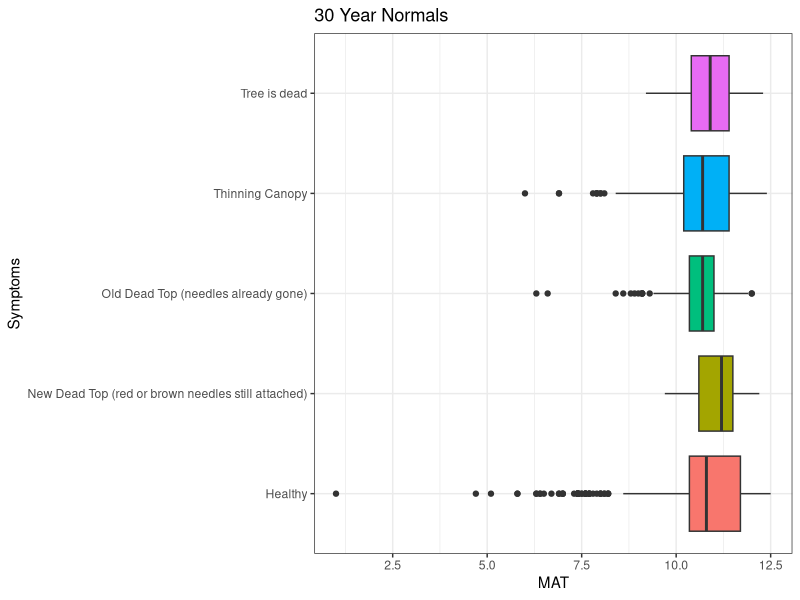
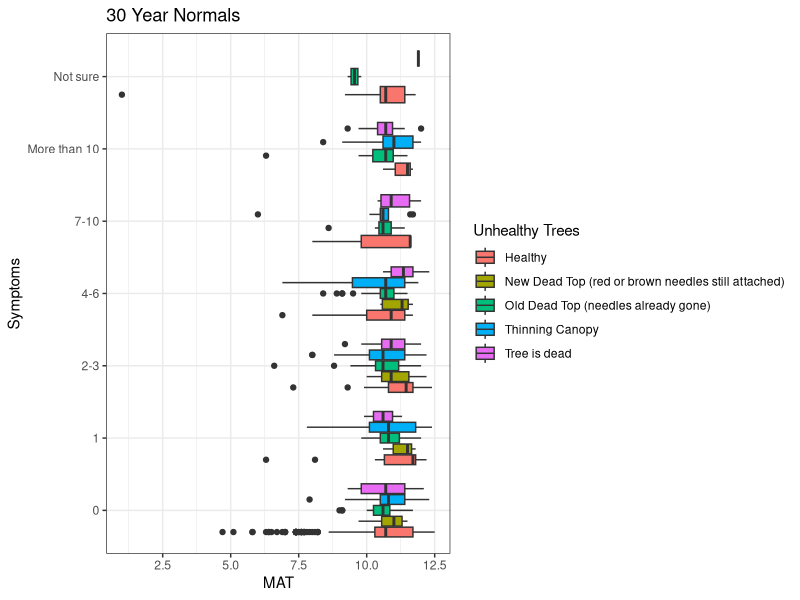
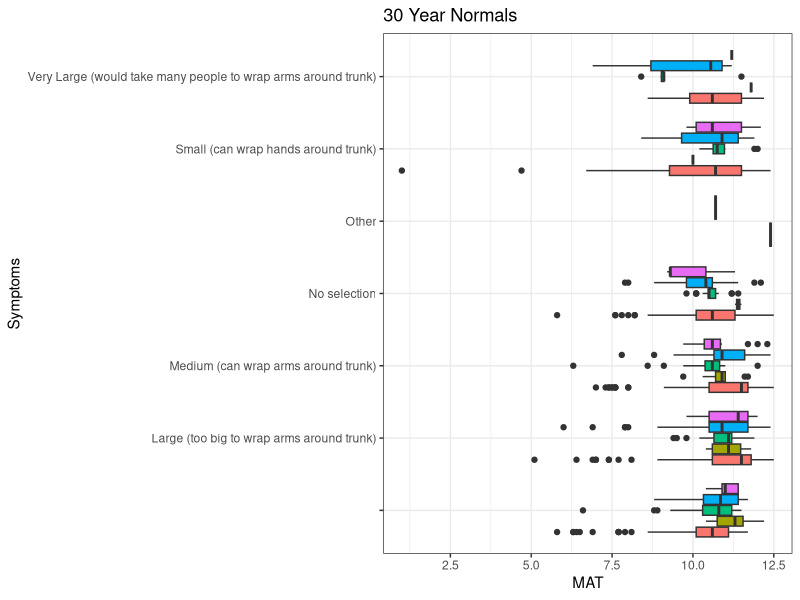
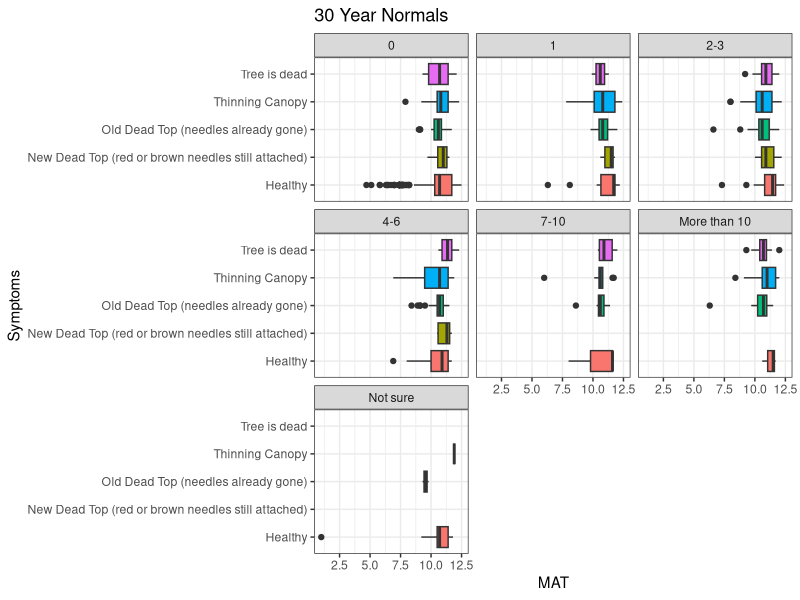
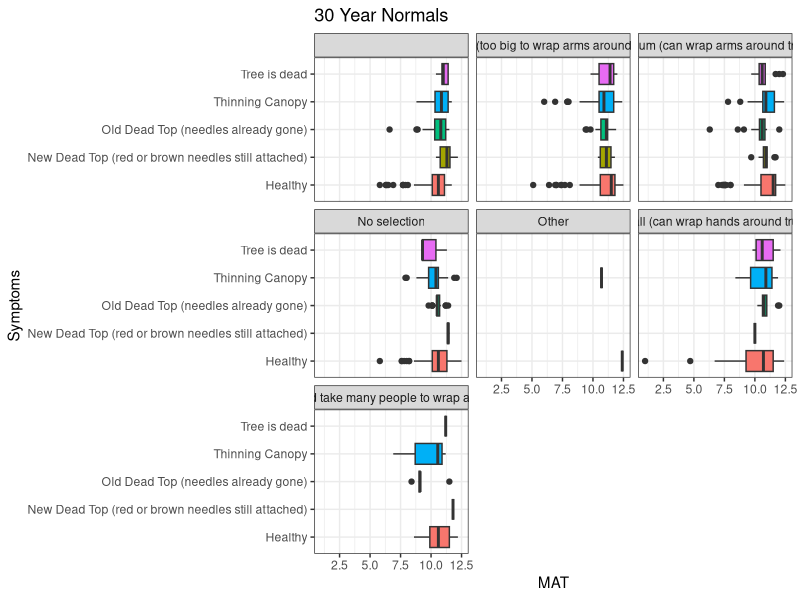
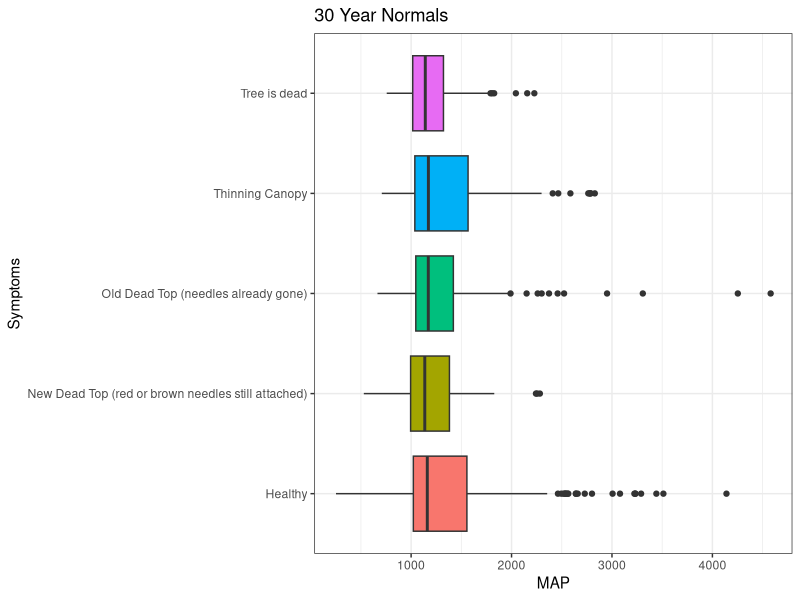
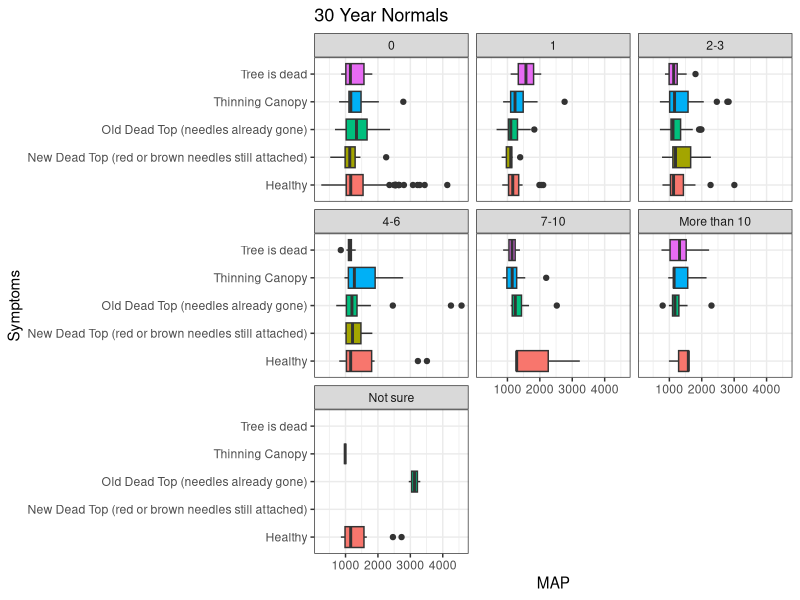
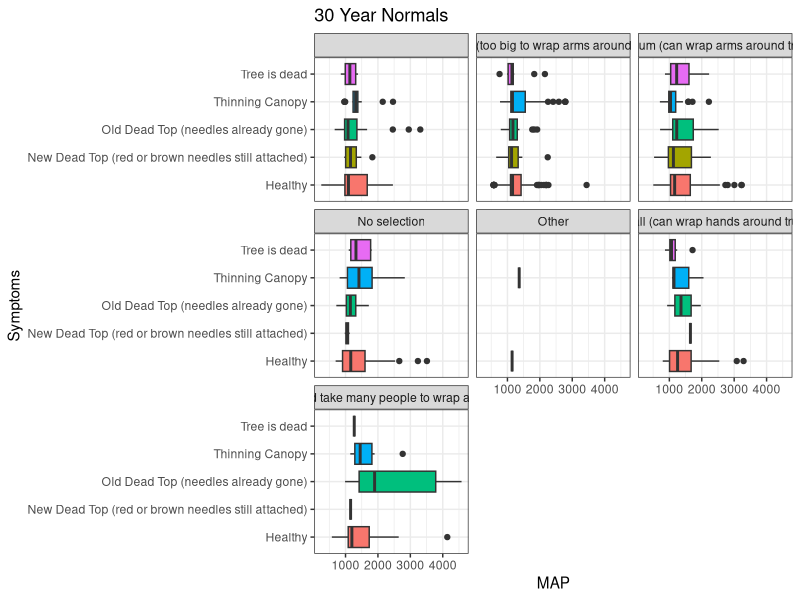

Reproduce these figures in R, in order.
## ---- chunk 1
knitr::opts_chunk$set(echo = FALSE)
## ---- chunk 2
#install.packages("tidyverse")
library(tidyverse)
## ---- chunk 3
data <- read.csv("./data/observations-9.19.21.csv")
## ---- chunk 4
gps <- data[c(1,22,23)]
gps <- rename(gps,lat = latitude) %>% `colnames<-`(c("ID2","lat","long")) %>% mutate(el = ".")
write.csv(gps,file="./data/gps.csv")
## ---- chunk 5
normals <- read.csv("./data/gps_Normal_1991_2020MSY.csv")
normals <- rename(normals, id = ID2)
## ---- chunk 6
combined <- left_join(data,normals,by="id")  %>% filter(MAP >0,na.rm=TRUE)
## ---- chunk 7
combined$field.tree.canopy.symptoms[combined$field.tree.canopy.symptoms=="Multiple Symptoms"] <-"Multiple Symptoms (please list in Notes)"
combined$field.tree.canopy.symptoms[combined$field.tree.canopy.symptoms=="multiple symptoms"] <-"Multiple Symptoms (please list in Notes)"
combined$field.tree.canopy.symptoms[combined$field.tree.canopy.symptoms=="thinning foliage"] <-"Thinning Canopy"
combined$field.tree.canopy.symptoms[combined$field.tree.canopy.symptoms=="healthy"] <-"Healthy"
combined$field.tree.canopy.symptoms[combined$field.tree.canopy.symptoms=="dead top"] <-"Old Dead Top (needles already gone)"
combined <- combined %>% droplevels()
combined$field.tree.canopy.symptoms <- as.factor(combined$field.tree.canopy.symptoms)
levels(combined$field.tree.canopy.symptoms)
## ---- chunk 8
combined$field.number.of.additional.unhealthy.trees..of.same.species..in.area..within.sight.[combined$field.number.of.additional.unhealthy.trees..of.same.species..in.area..within.sight.=="4"] <- "4-6"
combined$field.number.of.additional.unhealthy.trees..of.same.species..in.area..within.sight.[combined$field.number.of.additional.unhealthy.trees..of.same.species..in.area..within.sight.=="5"] <- "4-6"
combined$field.number.of.additional.unhealthy.trees..of.same.species..in.area..within.sight.[combined$field.number.of.additional.unhealthy.trees..of.same.species..in.area..within.sight.=="2"] <- "2-3"
combined <- combined %>% droplevels()
combined$field.number.of.additional.unhealthy.trees..of.same.species..in.area..within.sight. <- as.factor(combined$field.number.of.additional.unhealthy.trees..of.same.species..in.area..within.sight.)
levels(combined$field.number.of.additional.unhealthy.trees..of.same.species..in.area..within.sight.)
## ---- chunk 9
combined$field.optional...tree.size[combined$field.optional...tree.size == "Large"] <- "Large (too big to wrap arms around trunk)"
combined$field.optional...tree.size[combined$field.optional...tree.size == "Medium"] <- "Medium (can wrap arms around trunk)"
combined$field.optional...tree.size[combined$field.optional...tree.size == "Small"] <- "Small (can wrap hands around trunk)"
combined$field.optional...tree.size[combined$field.optional...tree.size == "Very Large"] <- "Very Large (would take many people to wrap arms around trunk)"
combined <- combined %>% droplevels()
combined$field.optional...tree.size <- as.factor(combined$field.optional...tree.size)
levels(combined$field.optional...tree.size)
## ---- chunk 10
filtered.symptoms <- combined  %>% filter(field.tree.canopy.symptoms=="Healthy"|field.tree.canopy.symptoms=="Thinning Canopy"|field.tree.canopy.symptoms=="New Dead Top (red or brown needles still attached)"|field.tree.canopy.symptoms=="Old Dead Top (needles already gone)"|field.tree.canopy.symptoms=="Tree is dead") %>% droplevels()
levels(filtered.symptoms$field.tree.canopy.symptoms)
## ---- chunk 11
ggplot(filtered.symptoms,aes(field.tree.canopy.symptoms,MAT,fill=field.tree.canopy.symptoms))+geom_boxplot(show.legend=FALSE)+coord_flip()+theme_bw() +labs(title="30 Year Normals",x="Symptoms")
## ---- chunk 12
ggplot(filtered.symptoms,aes(field.number.of.additional.unhealthy.trees..of.same.species..in.area..within.sight.,MAT,fill=field.tree.canopy.symptoms))+geom_boxplot()+coord_flip()+theme_bw() +labs(fill="Unhealthy Trees")+labs(title="30 Year Normals",x="Symptoms")
## ---- chunk 13
ggplot(filtered.symptoms,aes(field.optional...tree.size,MAT,fill=field.tree.canopy.symptoms))+geom_boxplot(show.legend=FALSE)+coord_flip()+theme_bw() +labs(fill="Unhealthy Trees")+labs(title="30 Year Normals",x="Symptoms")
## ---- chunk 14
ggplot(filtered.symptoms,aes(field.tree.canopy.symptoms,MAT,fill=field.tree.canopy.symptoms))+geom_boxplot(show.legend=FALSE)+coord_flip()+facet_wrap(~field.number.of.additional.unhealthy.trees..of.same.species..in.area..within.sight.)+theme_bw() +labs(title="30 Year Normals",x="Symptoms")
## ---- chunk 15
ggplot(filtered.symptoms,aes(field.tree.canopy.symptoms,MAT,fill=field.tree.canopy.symptoms))+geom_boxplot(show.legend=FALSE)+coord_flip()+theme_bw() +facet_wrap(~field.optional...tree.size) +labs(title="30 Year Normals",x="Symptoms")
## ---- chunk 16
ggplot(filtered.symptoms,aes(field.tree.canopy.symptoms,MAP,fill=field.tree.canopy.symptoms))+geom_boxplot(show.legend=FALSE)+coord_flip()+theme_bw() +labs(title="30 Year Normals",x="Symptoms")
## ---- chunk 17
ggplot(filtered.symptoms,aes(field.tree.canopy.symptoms,MAP,fill=field.tree.canopy.symptoms))+geom_boxplot(show.legend=FALSE)+coord_flip()+facet_wrap(~field.number.of.additional.unhealthy.trees..of.same.species..in.area..within.sight.)+theme_bw() +labs(title="30 Year Normals",x="Symptoms")
## ---- chunk 18
ggplot(filtered.symptoms,aes(field.tree.canopy.symptoms,MAP,fill=field.tree.canopy.symptoms))+geom_boxplot(show.legend=FALSE)+coord_flip()+theme_bw() +facet_wrap(~field.optional...tree.size) +labs(title="30 Year Normals",x="Symptoms")
## ---- chunk 19
ggplot(filtered.symptoms,aes(field.tree.canopy.symptoms,AHM,fill=field.tree.canopy.symptoms))+geom_boxplot(show.legend=FALSE)+coord_flip()+theme_bw() +labs(title="30 Year Normals",x="Symptoms")
## ---- chunk 20
ggplot(filtered.symptoms,aes(field.tree.canopy.symptoms,AHM,fill=field.tree.canopy.symptoms))+geom_boxplot(show.legend=FALSE)+coord_flip()+facet_wrap(~field.number.of.additional.unhealthy.trees..of.same.species..in.area..within.sight.)+theme_bw() +labs(title="30 Year Normals",x="Symptoms")
## ---- chunk 21
ggplot(filtered.symptoms,aes(field.tree.canopy.symptoms,AHM,fill=field.tree.canopy.symptoms))+geom_boxplot(show.legend=FALSE)+coord_flip()+theme_bw() +facet_wrap(~field.optional...tree.size) +labs(title="30 Year Normals",x="Symptoms")
## ---- chunk 22
ggplot(filtered.symptoms,aes(field.tree.canopy.symptoms,SHM,fill=field.tree.canopy.symptoms))+geom_boxplot(show.legend=FALSE)+coord_flip()+theme_bw() +labs(title="30 Year Normals",x="Symptoms")
## ---- chunk 23
filtered.symptoms.shm <- filtered.symptoms %>% filter(SHM<200) %>% droplevels()
## ---- chunk 24
ggplot(filtered.symptoms.shm,aes(field.tree.canopy.symptoms,SHM,fill=field.tree.canopy.symptoms))+geom_boxplot(show.legend=FALSE)+coord_flip()+theme_bw() +labs(title="30 Year Normals",x="Symptoms", y="Summer Heat-Moisture Index")
## ---- chunk 25
ggplot(filtered.symptoms,aes(field.tree.canopy.symptoms,SHM,fill=field.tree.canopy.symptoms))+geom_boxplot(show.legend=FALSE)+coord_flip()+facet_wrap(~field.number.of.additional.unhealthy.trees..of.same.species..in.area..within.sight.)+theme_bw() +labs(title="30 Year Normals",x="Symptoms")
## ---- chunk 26
ggplot(filtered.symptoms,aes(field.tree.canopy.symptoms,SHM,fill=field.tree.canopy.symptoms))+geom_boxplot(show.legend=FALSE)+coord_flip()+theme_bw() +facet_wrap(~field.optional...tree.size) +labs(title="30 Year Normals",x="Symptoms")
## ---- chunk 27
ggplot(filtered.symptoms,aes(field.tree.canopy.symptoms,MSP,fill=field.tree.canopy.symptoms))+geom_boxplot(show.legend=FALSE)+coord_flip()+theme_bw() +labs(title="30 Year Normals",x="Symptoms")
## ---- chunk 28
ggplot(filtered.symptoms.shm,aes(field.tree.canopy.symptoms,MSP,fill=field.tree.canopy.symptoms))+geom_boxplot(show.legend=FALSE)+coord_flip()+theme_bw() +labs(title="30 Year Normals",x="Symptoms", y="Summer Heat-Moisture Index")
## ---- chunk 29
ggplot(filtered.symptoms,aes(field.tree.canopy.symptoms,CMD,fill=field.tree.canopy.symptoms))+geom_boxplot(show.legend=FALSE)+coord_flip()+theme_bw() +labs(title="30 Year Normals",x="Symptoms")
## ---- chunk 30
ggplot(filtered.symptoms.shm,aes(field.tree.canopy.symptoms,CMD,fill=field.tree.canopy.symptoms))+geom_boxplot(show.legend=FALSE)+coord_flip()+theme_bw() +labs(title="30 Year Normals",x="Symptoms", y="Summer Heat-Moisture Index")
## ---- chunk 31
ggplot(filtered.symptoms,aes(field.tree.canopy.symptoms,Eref,fill=field.tree.canopy.symptoms))+geom_boxplot(show.legend=FALSE)+coord_flip()+theme_bw() +labs(title="30 Year Normals",x="Symptoms")
## ---- chunk 32
ggplot(filtered.symptoms.shm,aes(field.tree.canopy.symptoms,Eref,fill=field.tree.canopy.symptoms))+geom_boxplot(show.legend=FALSE)+coord_flip()+theme_bw() +labs(title="30 Year Normals",x="Symptoms", y="Summer Heat-Moisture Index")
## ---- chunk 33
lastdecade <- read.csv("./data/gps_Decade_2011_2020MSY.csv")
lastdecade <- rename(lastdecade, id = ID2)
## ---- chunk 34
combined <- left_join(data,lastdecade,by="id")  %>% filter(MAP >0,na.rm=TRUE)
## ---- chunk 35
combined$field.tree.canopy.symptoms[combined$field.tree.canopy.symptoms=="Multiple Symptoms"] <-"Multiple Symptoms (please list in Notes)"
combined$field.tree.canopy.symptoms[combined$field.tree.canopy.symptoms=="multiple symptoms"] <-"Multiple Symptoms (please list in Notes)"
combined$field.tree.canopy.symptoms[combined$field.tree.canopy.symptoms=="thinning foliage"] <-"Thinning Canopy"
combined$field.tree.canopy.symptoms[combined$field.tree.canopy.symptoms=="healthy"] <-"Healthy"
combined$field.tree.canopy.symptoms[combined$field.tree.canopy.symptoms=="dead top"] <-"Old Dead Top (needles already gone)"
combined <- combined %>% droplevels()
combined$field.tree.canopy.symptoms <- as.factor(combined$field.tree.canopy.symptoms)
levels(combined$field.tree.canopy.symptoms)
## ---- chunk 36
combined$field.number.of.additional.unhealthy.trees..of.same.species..in.area..within.sight.[combined$field.number.of.additional.unhealthy.trees..of.same.species..in.area..within.sight.=="4"] <- "4-6"
combined$field.number.of.additional.unhealthy.trees..of.same.species..in.area..within.sight.[combined$field.number.of.additional.unhealthy.trees..of.same.species..in.area..within.sight.=="5"] <- "4-6"
combined$field.number.of.additional.unhealthy.trees..of.same.species..in.area..within.sight.[combined$field.number.of.additional.unhealthy.trees..of.same.species..in.area..within.sight.=="2"] <- "2-3"
combined <- combined %>% droplevels()
combined$field.number.of.additional.unhealthy.trees..of.same.species..in.area..within.sight. <- as.factor(combined$field.number.of.additional.unhealthy.trees..of.same.species..in.area..within.sight.)
levels(combined$field.number.of.additional.unhealthy.trees..of.same.species..in.area..within.sight.)
## ---- chunk 37
combined$field.optional...tree.size[combined$field.optional...tree.size == "Large"] <- "Large (too big to wrap arms around trunk)"
combined$field.optional...tree.size[combined$field.optional...tree.size == "Medium"] <- "Medium (can wrap arms around trunk)"
combined$field.optional...tree.size[combined$field.optional...tree.size == "Small"] <- "Small (can wrap hands around trunk)"
combined$field.optional...tree.size[combined$field.optional...tree.size == "Very Large"] <- "Very Large (would take many people to wrap arms around trunk)"
combined <- combined %>% droplevels()
combined$field.optional...tree.size <- as.factor(combined$field.optional...tree.size)
levels(combined$field.optional...tree.size)
## ---- chunk 38
filtered.symptoms <- combined  %>% filter(field.tree.canopy.symptoms=="Healthy"|field.tree.canopy.symptoms=="Thinning Canopy"|field.tree.canopy.symptoms=="New Dead Top (red or brown needles still attached)"|field.tree.canopy.symptoms=="Old Dead Top (needles already gone)"|field.tree.canopy.symptoms=="Tree is dead") %>% droplevels()
levels(filtered.symptoms$field.tree.canopy.symptoms)
## ---- chunk 39
ggplot(filtered.symptoms,aes(field.tree.canopy.symptoms,MAT,fill=field.tree.canopy.symptoms))+geom_boxplot(show.legend=FALSE)+coord_flip()+theme_bw() +labs(title="Decade 2011-2020",x="Symptoms")
## ---- chunk 40
ggplot(filtered.symptoms,aes(field.number.of.additional.unhealthy.trees..of.same.species..in.area..within.sight.,MAT,fill=field.tree.canopy.symptoms))+geom_boxplot()+coord_flip()+theme_bw() +labs(fill="Unhealthy Trees")+labs(title="Decade 2011-2020",x="Symptoms")
## ---- chunk 41
ggplot(filtered.symptoms,aes(field.optional...tree.size,MAT,fill=field.tree.canopy.symptoms))+geom_boxplot(show.legend=FALSE)+coord_flip()+theme_bw() +labs(fill="Unhealthy Trees")+labs(title="Decade 2011-2020",x="Symptoms")
## ---- chunk 42
ggplot(filtered.symptoms,aes(field.tree.canopy.symptoms,MAT,fill=field.tree.canopy.symptoms))+geom_boxplot(show.legend=FALSE)+coord_flip()+facet_wrap(~field.number.of.additional.unhealthy.trees..of.same.species..in.area..within.sight.)+theme_bw() +labs(title="Decade 2011-2020",x="Symptoms")
## ---- chunk 43
ggplot(filtered.symptoms,aes(field.tree.canopy.symptoms,MAT,fill=field.tree.canopy.symptoms))+geom_boxplot(show.legend=FALSE)+coord_flip()+theme_bw() +facet_wrap(~field.optional...tree.size) +labs(title="Decade 2011-2020",x="Symptoms")
## ---- chunk 44
ggplot(filtered.symptoms,aes(field.tree.canopy.symptoms,MAP,fill=field.tree.canopy.symptoms))+geom_boxplot(show.legend=FALSE)+coord_flip()+theme_bw() +labs(title="Decade 2011-2020",x="Symptoms")
## ---- chunk 45
ggplot(filtered.symptoms,aes(field.tree.canopy.symptoms,AHM,fill=field.tree.canopy.symptoms))+geom_boxplot(show.legend=FALSE)+coord_flip()+theme_bw() +labs(title="Decade 2011-2020",x="Symptoms")
## ---- chunk 46
ggplot(filtered.symptoms,aes(field.tree.canopy.symptoms,SHM,fill=field.tree.canopy.symptoms))+geom_boxplot(show.legend=FALSE)+coord_flip()+theme_bw() +labs(title="Decade 2011-2020",x="Symptoms")
## ---- chunk 47
filtered.symptoms.shm <- filtered.symptoms %>% filter(SHM<200) %>% droplevels()
## ---- chunk 48
ggplot(filtered.symptoms.shm,aes(field.tree.canopy.symptoms,SHM,fill=field.tree.canopy.symptoms))+geom_boxplot(show.legend=FALSE)+coord_flip()+theme_bw() +labs(title="Decade 2011-2020",x="Symptoms", y="Summer Heat-Moisture Index")
## ---- chunk 49
ggplot(filtered.symptoms,aes(field.tree.canopy.symptoms,MSP,fill=field.tree.canopy.symptoms))+geom_boxplot(show.legend=FALSE)+coord_flip()+theme_bw() +labs(title="Decade 2011-2020",x="Symptoms")
## ---- chunk 50
ggplot(filtered.symptoms.shm,aes(field.tree.canopy.symptoms,MSP,fill=field.tree.canopy.symptoms))+geom_boxplot(show.legend=FALSE)+coord_flip()+theme_bw() +labs(title="Decade 2011-2020",x="Symptoms", y="Summer Heat-Moisture Index")
## ---- chunk 51
ggplot(filtered.symptoms,aes(field.tree.canopy.symptoms,CMD,fill=field.tree.canopy.symptoms))+geom_boxplot(show.legend=FALSE)+coord_flip()+theme_bw() +labs(title="Decade 2011-2020",x="Symptoms")
## ---- chunk 52
ggplot(filtered.symptoms.shm,aes(field.tree.canopy.symptoms,CMD,fill=field.tree.canopy.symptoms))+geom_boxplot(show.legend=FALSE)+coord_flip()+theme_bw() +labs(title="Decade 2011-2020",x="Symptoms", y="Summer Heat-Moisture Index")
## ---- chunk 53
ggplot(filtered.symptoms,aes(field.tree.canopy.symptoms,Eref,fill=field.tree.canopy.symptoms))+geom_boxplot(show.legend=FALSE)+coord_flip()+theme_bw() +labs(title="Decade 2011-2020",x="Symptoms")
## ---- chunk 54
ggplot(filtered.symptoms.shm,aes(field.tree.canopy.symptoms,Eref,fill=field.tree.canopy.symptoms))+geom_boxplot(show.legend=FALSE)+coord_flip()+theme_bw() +labs(title="Decade 2011-2020",x="Symptoms", y="Summer Heat-Moisture Index")
## ---- chunk 55
largesevere <- filtered.symptoms %>% filter(field.optional...tree.size=="Large (too big to wrap arms around trunk)" & field.number.of.additional.unhealthy.trees..of.same.species..in.area..within.sight.=="More than 10" | field.number.of.additional.unhealthy.trees..of.same.species..in.area..within.sight.=="7-10") %>% droplevels()
## ---- chunk 56
ggplot(largesevere,aes(field.tree.canopy.symptoms,MSP,fill=field.tree.canopy.symptoms))+geom_boxplot(show.legend=FALSE)+coord_flip()+theme_bw() +labs(title="Decade 2011-2020",x="Symptoms")
## ---- chunk 57
ggplot(largesevere,aes(field.tree.canopy.symptoms,CMD,fill=field.tree.canopy.symptoms))+geom_boxplot(show.legend=FALSE)+coord_flip()+theme_bw() +labs(title="Decade 2011-2020",x="Symptoms")
## ---- chunk 58
topo <- read.csv("./data/gps plus DEM and TOPO data.csv")
topo <- rename(topo, id = ID2)
## ---- chunk 59
combined2 <- left_join(combined,topo,by="id")
## ---- chunk 60
combined2$field.tree.canopy.symptoms[combined2$field.tree.canopy.symptoms=="Multiple Symptoms"] <-"Multiple Symptoms (please list in Notes)"
combined2$field.tree.canopy.symptoms[combined2$field.tree.canopy.symptoms=="multiple symptoms"] <-"Multiple Symptoms (please list in Notes)"
combined2$field.tree.canopy.symptoms[combined2$field.tree.canopy.symptoms=="thinning foliage"] <-"Thinning Canopy"
combined2$field.tree.canopy.symptoms[combined2$field.tree.canopy.symptoms=="healthy"] <-"Healthy"
combined2$field.tree.canopy.symptoms[combined2$field.tree.canopy.symptoms=="dead top"] <-"Old Dead Top (needles already gone)"
combined2 <- combined2 %>% droplevels()
combined2$field.tree.canopy.symptoms <- as.factor(combined2$field.tree.canopy.symptoms)
levels(combined2$field.tree.canopy.symptoms)
## ---- chunk 61
combined2$field.number.of.additional.unhealthy.trees..of.same.species..in.area..within.sight.[combined2$field.number.of.additional.unhealthy.trees..of.same.species..in.area..within.sight.=="4"] <- "4-6"
combined2$field.number.of.additional.unhealthy.trees..of.same.species..in.area..within.sight.[combined2$field.number.of.additional.unhealthy.trees..of.same.species..in.area..within.sight.=="5"] <- "4-6"
combined2$field.number.of.additional.unhealthy.trees..of.same.species..in.area..within.sight.[combined2$field.number.of.additional.unhealthy.trees..of.same.species..in.area..within.sight.=="2"] <- "2-3"
combined2 <- combined2 %>% droplevels()
combined2$field.number.of.additional.unhealthy.trees..of.same.species..in.area..within.sight. <- as.factor(combined2$field.number.of.additional.unhealthy.trees..of.same.species..in.area..within.sight.)
levels(combined2$field.number.of.additional.unhealthy.trees..of.same.species..in.area..within.sight.)
## ---- chunk 62
combined2$field.optional...tree.size[combined2$field.optional...tree.size == "Large"] <- "Large (too big to wrap arms around trunk)"
combined2$field.optional...tree.size[combined2$field.optional...tree.size == "Medium"] <- "Medium (can wrap arms around trunk)"
combined2$field.optional...tree.size[combined2$field.optional...tree.size == "Small"] <- "Small (can wrap hands around trunk)"
combined2$field.optional...tree.size[combined2$field.optional...tree.size == "Very Large"] <- "Very Large (would take many people to wrap arms around trunk)"
combined2 <- combined2 %>% droplevels()
combined2$field.optional...tree.size <- as.factor(combined2$field.optional...tree.size)
levels(combined2$field.optional...tree.size)
## ---- chunk 63
filtered.symptoms <- combined2  %>% filter(field.tree.canopy.symptoms=="Healthy"|field.tree.canopy.symptoms=="Thinning Canopy"|field.tree.canopy.symptoms=="New Dead Top (red or brown needles still attached)"|field.tree.canopy.symptoms=="Old Dead Top (needles already gone)"|field.tree.canopy.symptoms=="Tree is dead") %>% droplevels()
levels(filtered.symptoms$field.tree.canopy.symptoms)
## ---- chunk 64
names(combined)
ggplot(filtered.symptoms,aes(field.tree.canopy.symptoms,Aspect,fill=field.tree.canopy.symptoms))+geom_boxplot(show.legend=FALSE)+coord_flip()+theme_bw() +labs(title="Aspect (degrees)",x="Symptoms")
## ---- chunk 65
ggplot(filtered.symptoms,aes(field.tree.canopy.symptoms,Slope,fill=field.tree.canopy.symptoms))+geom_boxplot(show.legend=FALSE)+coord_flip()+theme_bw() +labs(title="Slope (degrees)",x="Symptoms")
## ---- chunk 66
ggplot(filtered.symptoms,aes(field.tree.canopy.symptoms,PNWSRTMDEM,fill=field.tree.canopy.symptoms))+geom_boxplot(show.legend=FALSE)+coord_flip()+theme_bw() +labs(title="Elevation (meters)",x="Symptoms")
## ---- chunk 67
ggplot(filtered.symptoms,aes(Slope,CMD,color=field.tree.canopy.symptoms))+geom_point()
## ---- chunk 68
ggplot(filtered.symptoms,aes(Slope,CMD,color=field.tree.canopy.symptoms))+geom_smooth()
## ---- chunk 69
ggplot(filtered.symptoms,aes(Slope,CMD,color=field.tree.canopy.symptoms))+geom_smooth()+facet_wrap(~field.tree.canopy.symptoms)
## ---- chunk 70
names(topo)
ggplot(filtered.symptoms,aes(PNWSRTMDEM,CMD,color=field.tree.canopy.symptoms))+geom_smooth()
## ---- chunk 71

level_key <- c("Healthy" = "Healthy", "Thinning Canopy" = "Unhealthy", "New Dead Top (red or brown needles still attached)" = "Unhealthy", "Old Dead Top (needles already gone)" = "Unhealthy", "Tree is dead" = "Unhealthy")

binary <- filtered.symptoms
binary$field.tree.canopy.symptoms <- recode_factor(binary$field.tree.canopy.symptoms, !!!level_key)
levels(binary$field.tree.canopy.symptoms)
## ---- chunk 72
ggplot(binary,aes(PNWSRTMDEM,CMD,color=field.tree.canopy.symptoms))+geom_smooth()
## ---- chunk 73
ggplot(binary,aes(field.tree.canopy.symptoms,Slope,fill=field.tree.canopy.symptoms))+geom_boxplot(show.legend=FALSE)+coord_flip()+theme_bw() +labs(title="Slope (degrees)",x="Symptoms")
## ---- chunk 74
ggplot(binary,aes(field.tree.canopy.symptoms,MAT,fill=field.tree.canopy.symptoms))+geom_boxplot(show.legend=FALSE)+coord_flip()+theme_bw() +labs(title="Decade 2011-2020",x="Symptoms")
## ---- chunk 75
ggplot(binary,aes(field.number.of.additional.unhealthy.trees..of.same.species..in.area..within.sight.,MAT,fill=field.tree.canopy.symptoms))+geom_boxplot()+coord_flip()+theme_bw() +labs(fill="Unhealthy Trees")+labs(title="Decade 2011-2020",x="Symptoms")
## ---- chunk 76
ggplot(binary,aes(field.optional...tree.size,MAT,fill=field.tree.canopy.symptoms))+geom_boxplot(show.legend=FALSE)+coord_flip()+theme_bw() +labs(fill="Unhealthy Trees")+labs(title="Decade 2011-2020",x="Symptoms")
## ---- chunk 77
ggplot(binary,aes(field.tree.canopy.symptoms,MAT,fill=field.tree.canopy.symptoms))+geom_boxplot(show.legend=FALSE)+coord_flip()+facet_wrap(~field.number.of.additional.unhealthy.trees..of.same.species..in.area..within.sight.)+theme_bw() +labs(title="Decade 2011-2020",x="Symptoms")
## ---- chunk 78
ggplot(binary,aes(field.tree.canopy.symptoms,MAT,fill=field.tree.canopy.symptoms))+geom_boxplot(show.legend=FALSE)+coord_flip()+theme_bw() +facet_wrap(~field.optional...tree.size) +labs(title="Decade 2011-2020",x="Symptoms")
## ---- chunk 79
ggplot(binary,aes(field.tree.canopy.symptoms,MAP,fill=field.tree.canopy.symptoms))+geom_boxplot(show.legend=FALSE)+coord_flip()+theme_bw() +labs(title="Decade 2011-2020",x="Symptoms")
## ---- chunk 80
ggplot(binary,aes(field.tree.canopy.symptoms,AHM,fill=field.tree.canopy.symptoms))+geom_boxplot(show.legend=FALSE)+coord_flip()+theme_bw() +labs(title="Decade 2011-2020",x="Symptoms")
## ---- chunk 81
ggplot(binary,aes(field.tree.canopy.symptoms,SHM,fill=field.tree.canopy.symptoms))+geom_boxplot(show.legend=FALSE)+coord_flip()+theme_bw() +labs(title="Decade 2011-2020",x="Symptoms")
## ---- chunk 82
binary.shm <- binary %>% filter(SHM<200) %>% droplevels()
## ---- chunk 83
ggplot(binary.shm,aes(field.tree.canopy.symptoms,SHM,fill=field.tree.canopy.symptoms))+geom_boxplot(show.legend=FALSE)+coord_flip()+theme_bw() +labs(title="Decade 2011-2020",x="Symptoms")
## ---- chunk 84
ggplot(binary,aes(field.tree.canopy.symptoms,MSP,fill=field.tree.canopy.symptoms))+geom_boxplot(show.legend=FALSE)+coord_flip()+theme_bw() +labs(title="Decade 2011-2020",x="Symptoms")
## ---- chunk 85
ggplot(binary.shm,aes(field.tree.canopy.symptoms,MSP,fill=field.tree.canopy.symptoms))+geom_boxplot(show.legend=FALSE)+coord_flip()+theme_bw() +labs(title="Decade 2011-2020",x="Symptoms")
## ---- chunk 86
ggplot(binary,aes(field.tree.canopy.symptoms,CMD,fill=field.tree.canopy.symptoms))+geom_boxplot(show.legend=FALSE)+coord_flip()+theme_bw() +labs(title="Decade 2011-2020",x="Symptoms")
## ---- chunk 87
ggplot(binary.shm,aes(field.tree.canopy.symptoms,CMD,fill=field.tree.canopy.symptoms))+geom_boxplot(show.legend=FALSE)+coord_flip()+theme_bw() +labs(title="Decade 2011-2020",x="Symptoms")
## ---- chunk 88
ggplot(binary,aes(field.tree.canopy.symptoms,Eref,fill=field.tree.canopy.symptoms))+geom_boxplot(show.legend=FALSE)+coord_flip()+theme_bw() +labs(title="Decade 2011-2020",x="Symptoms")
## ---- chunk 89
ggplot(binary.shm,aes(field.tree.canopy.symptoms,Eref,fill=field.tree.canopy.symptoms))+geom_boxplot(show.legend=FALSE)+coord_flip()+theme_bw() +labs(title="Decade 2011-2020",x="Symptoms")
## ---- chunk 90
largesevere <- binary %>% filter(field.optional...tree.size=="Large (too big to wrap arms around trunk)" & field.number.of.additional.unhealthy.trees..of.same.species..in.area..within.sight.=="More than 10" | field.number.of.additional.unhealthy.trees..of.same.species..in.area..within.sight.=="7-10") %>% droplevels()
## ---- chunk 91
ggplot(largesevere,aes(field.tree.canopy.symptoms,MSP,fill=field.tree.canopy.symptoms))+geom_boxplot(show.legend=FALSE)+coord_flip()+theme_bw() +labs(title="Decade 2011-2020",x="Symptoms")
## ---- chunk 92
ggplot(largesevere,aes(field.tree.canopy.symptoms,CMD,fill=field.tree.canopy.symptoms))+geom_boxplot(show.legend=FALSE)+coord_flip()+theme_bw() +labs(title="Decade 2011-2020",x="Symptoms")
